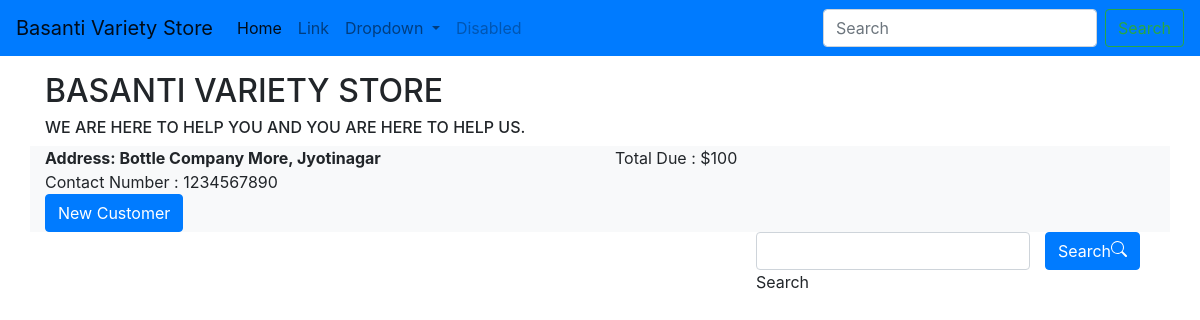
Before: / with the older database file.
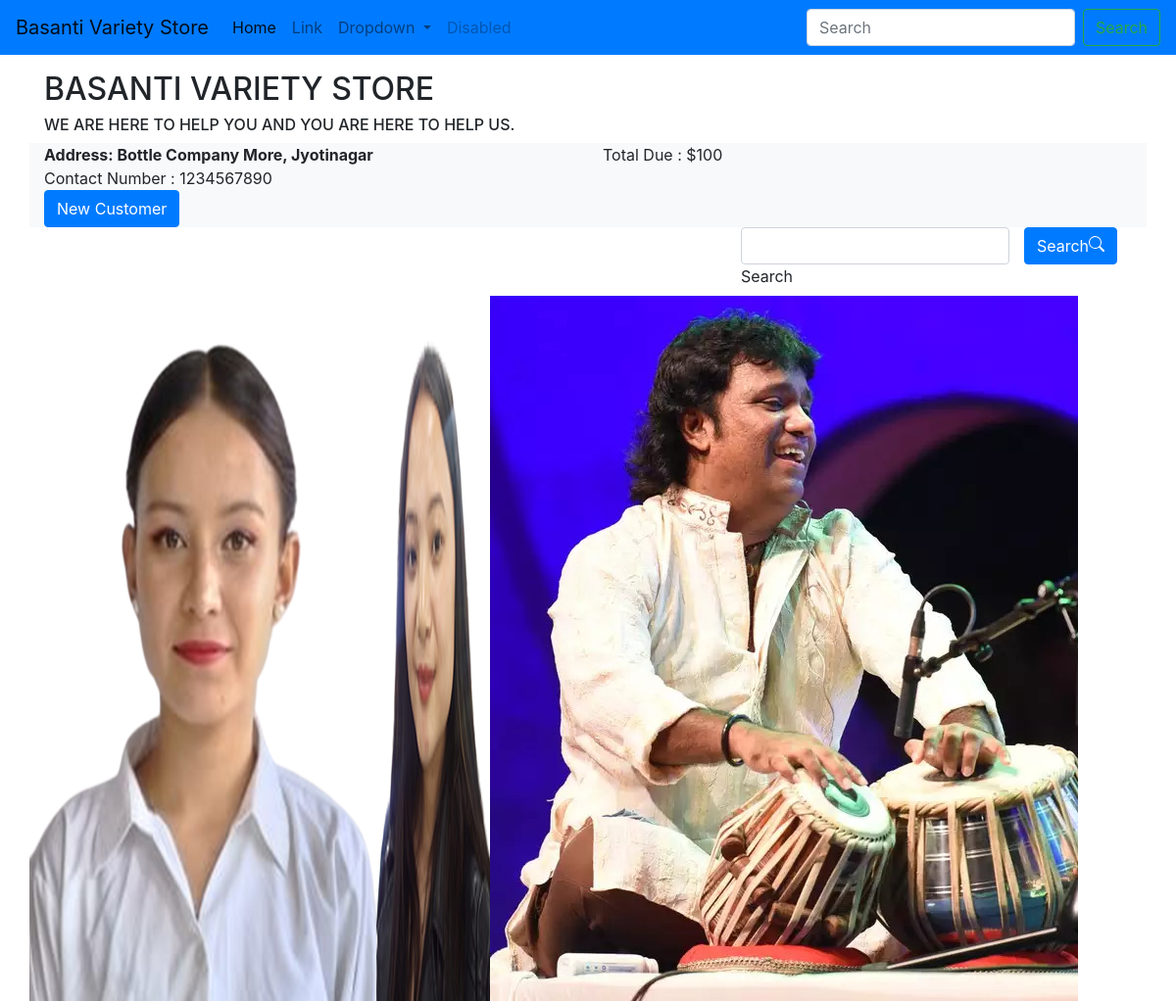
After: the same page with the newer database file.
### shopdue/models.py (models this page shows, shortened)
class Customer(models.Model):
    customer_name = models.CharField(max_length=60)
    customer_address = models.TextField()
    contact_number = models.CharField(max_length=12)
    additional_info = models.TextField()
    customer_image = models.ImageField(upload_to=generate_unique_filename, null=True)

### mystore/views.py (the view)
# urls.py: path('', views.homePage, name='home'),
def homePage(request):
    data = {
        'page_title': 'Home'
    }
    magic_customers = models.Customer.objects.all()
    data['customers'] = magic_customers
    return render(request, 'index.html', data)

### templates/index.html (shortened to what this page needs)
{% extends 'base.html' %}
{% block content %}
  <div class="container">
    <div class="row">
      <div class="col-12 welcome-banner">
        <h2>Basanti Variety Store</h2>
        <h6>We are here to help you and you are here to help us.</h6>
      </div>
    </div>
    <div class="row">
      <div class="col-6 bg-light">
        <div class="row">
          <div class="col">
            <strong>Address: Bottle Company More, Jyotinagar</strong>
          </div>
        </div>
        <div class="row">
          <div class="col">Contact Number : 1234567890</div>
        </div>
        <div class="row">
          <div class="col">
            {% url 'customer_registration' as customer_reg %}
            <a href="{{ customer_reg }}" class="btn btn-primary">New Customer</a>
          </div>
        </div>
      </div>
      <div class="col-6 bg-light">Total Due : $100</div>
    </div>
    <div class="row">
      <div class="col d-flex flex-row-reverse">
        <div>
          <div class="input-group">
            <div class="form-outline">
              <input type="search" id="customer_search" class="form-control" />
              <label class="form-label" for="form1">Search</label>
            </div>
            <div class="col">
              <button type="button" class="btn btn-primary">
                Search
              </button>
            </div>
          </div>
        </div>
      </div>
    </div>
    <div class="row">
      {% for customer in customers %}
      <img src="/media/{{customer.customer_image}}" alt="">
      {% endfor %}
    </div>
  </div>
{% endblock %}

### templates/base.html
{% include 'header.html' %}
{% block content %}
{% endblock  %}
{% include 'footer.html' %}

### templates/header.html (shortened to what this page needs)
<!DOCTYPE html>
<html lang="en">
<head>
    <link rel="stylesheet" href="https://cdn.jsdelivr.net/npm/bootstrap@4.0.0/dist/css/bootstrap.min.css"
>
        <link rel="stylesheet" href="/static/css2/index.css">
</head>
<body>
    <nav class="navbar navbar-expand-lg navbar-light bg-primary mb-3">
        <a class="navbar-brand" href="#">Basanti Variety Store</a>
        <div class="collapse navbar-collapse" id="navbarSupportedContent">
            <ul class="navbar-nav mr-auto">
                <li class="nav-item active">
                    {% url 'home' as home_url %}
                    <a class="nav-link" href='{{home_url}}'>Home <span class="sr-only">(current)</span></a>
                </li>
                <li class="nav-item">
                    <a class="nav-link" href="#">Link</a>
                </li>
                <li class="nav-item dropdown">
                    <a class="nav-link dropdown-toggle" href="#" id="navbarDropdown" role="button"
                        data-toggle="dropdown" aria-haspopup="true" aria-expanded="false">
                        Dropdown
                    </a>
                </li>
                <li class="nav-item">
                    <a class="nav-link disabled" href="#">Disabled</a>
                </li>
            </ul>
            <form class="form-inline my-2 my-lg-0">
                <input class="form-control mr-sm-2" type="search" placeholder="Search" aria-label="Search">
                <button class="btn btn-outline-success my-2 my-sm-0" type="submit">Search</button>
            </form>
        </div>
    </nav>

### templates/footer.html (shortened to what this page needs)
</body>
</html>

### static/css2/index.css (style rules this page uses)
.welcome-banner h2, .welcome-banner h6 { text-transform: uppercase; }

Changed rows visible on the page:
added Customer: customer_image (picture)
added Customer: customer_image (picture)
added Customer: customer_image (picture)
